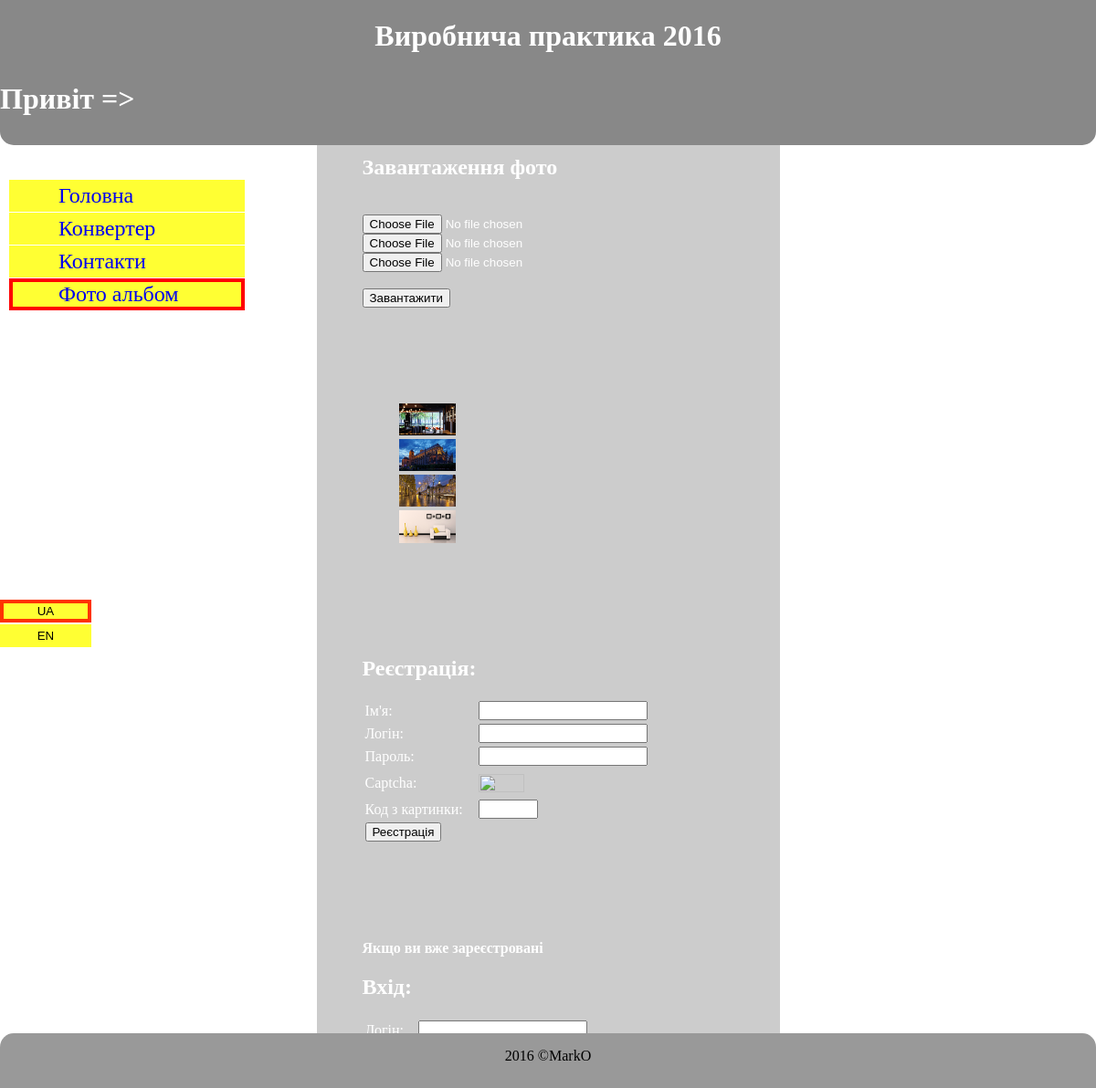
/pract/index.php?page=photo_album, run on the app's committed database.
### tables this page shows
CREATE TABLE IF NOT EXISTS `photo` (
  `id` int(10) unsigned NOT NULL AUTO_INCREMENT,
  `name` varchar(255) NOT NULL,
  `tmp` varchar(255) NOT NULL,
  PRIMARY KEY (`id`)
);

CREATE TABLE IF NOT EXISTS `pages` (
  `id` int(10) unsigned NOT NULL AUTO_INCREMENT,
  `title` varchar(155) NOT NULL,
  `title_url` varchar(155) NOT NULL,
  `description` varchar(255) NOT NULL,
  `keywords` text NOT NULL,
  `lang` varchar(2) NOT NULL DEFAULT 'ua',
  PRIMARY KEY (`id`)
);

### pract/index.php (called while the page is built, shortened)
<?php
    include 'function/db_func.php';
    if (empty($_GET['page'])) {
        $page = 'index';
    } else {
        $page = $_GET['page'];
    }
    if (!isset($_SESSION['lang'])) {
        $lang = 'ua';
    } else {
        $lang = $_SESSION['lang'];
    }
    $page_data = page_data($page, $lang);
    switch ($page) {
        case "photo_album":
            $image = get_photo();
        break;
    }
    include($_SERVER['DOCUMENT_ROOT'].'/pract/layouts/site.php');
?>

### pract/function/db_func.php (called while the page is built, shortened)
<?php
    function db_connect() {
        include 'function/config.php';
        $connection = new mysqli($host, $user, $password, $database);
        $connection->query(" SET NAMES 'utf8' ");
        return $connection;
    }
    function db_result_to_array($result) {
        $res_array = array();
        $count = 0;
        while($row = mysqli_fetch_array($result)) {
            $res_array[$count] = $row;
            $count++;
        }
        return $res_array;
    }
    function get_photo() {
        $connection = db_connect();
        $query = " SELECT * FROM photo ORDER BY id DESC ";
        $result = mysqli_query($connection, $query);
        $result = db_result_to_array($result);
        return $result;
    }
    function page_data($title, $lang) {
        $connection = db_connect();
        $query = sprintf(" SELECT * FROM pages WHERE pages.title_url = '%s' AND  pages.lang = '%s' ",
                        mysqli_real_escape_string($connection, $title),
                        mysqli_real_escape_string($connection, $lang));
        $result = mysqli_query($connection, $query);
        $row = mysqli_fetch_array($result);
        return $row;
    }
    function get_menu($lang) {
        $connection = db_connect();
        $query = sprintf(" SELECT * FROM pages WHERE pages.lang = '%s' ",
                        mysqli_real_escape_string($connection, $lang));
        $result = mysqli_query($connection, $query);
        $result = db_result_to_array($result);
        return $result;
    }
    function captcha() {
        $captcha = rand(10000, 99999);
        return $captcha;
    }
?>

### pract/layouts/photo_album.php (the view, shortened to what this page needs)
<div class="album">
    <h2>Завантаження фото</h2>
    <form action="" method="post" enctype="multipart/form-data">
        <br />
        <input type="file" name="image[]" />
        <br />
        <input type="file" name="image[]" />
        <br />
        <input type="file" name="image[]" />
        <br />
        <br />
        <input type="submit" name="add_image" value="Завантажити" />
    </form>
</div>
<div class="album">
    <ul>
        <?php
            foreach($image as $item):
        ?>
            <li>
                <img src="data/<?=$item['name'];?>" alt="" />
            </li>
        <?php
            endforeach;
        ?>
    </ul>
</div>
<div class="album">
    <form action="" method="post">
        <h2>Реєстрація:</h2>
        <table>
            <tr>
                <td width="120px">
                    Ім'я:
                </td>
                <td>
                    <input type="text" name="name" />
                </td>
            </tr>
            <tr>
                <td>
                    Логін:
                </td>
                <td>
                    <input type="text" name="login" />
                </td>
            </tr>
            <tr>
                <td>
                    Пароль:
                </td>
                <td>
                    <input type="password" name="password" />
                </td>
            </tr>
            <tr>
                <td>
                    Captcha:
                </td>
                <td>
                    <input type="image" readonly="readonly" name="captcha" value="<?=captcha();?>" size="4" class="captcha" />
                </td>
            </tr>
            <tr>
                <td>
                    Код з картинки:
                </td>
                <td>
                    <input type="text" name="captcha2" size="5" maxlength="5" /><br />
                </td>
            </tr>
            <tr>
                <td colspan="2">
                    <input type="submit" name="add_user" value="Реєстрація" />
                </td>
            </tr>
        </table>
    </form>
</div>
<div class="album">
    <p><b>Якщо ви вже зареєстрованi </b></p>
    <form action="" method="post">
        <h2>Вхід:</h2>
        <table>
            <tr>
                <td>
                    Логін:
                </td>
                <td>
                    <input type="text" name="login" />
                </td>
            </tr>
            <tr>
                <td>
                </td>
                <td>
                </td>
            </tr>
            <tr>
                <td colspan="2">
                </td>
            </tr>
        </table>
    </form>
</div>

### pract/layouts/menu.php
<ul>
    <?php
        $menu = get_menu($lang);
        foreach($menu as $item):
    ?>
        <li>
            <a href="index.php?page=<?=$item['title_url'];?>" <?php if($page == $item['title_url']) echo "class='menu-active'";?> >
                <?=$item['title'];?>
            </a>
        </li>
    <?php
        endforeach;
    ?>
</ul>

### pract/styles/style.css (style rules this page uses)
html { height: 100%; }
body { height: 100%; margin: 0; padding: 0; }
.captcha { border:0; color: #f39; height:20px; margin-top: 5px; text-align: center; width:50px; }

### pract/styles/menu.css (style rules this page uses)
#menu ul li { list-style: none; }
#menu a { background-color: #ff3; border: 4px solid #ff3; display: inline-block; font-size: 150%; padding: 0 50px; margin-top: 1px; text-decoration: none; width: 150px; }
#menu .menu-active { border: 4px solid #f00; }

### pract/styles/album.css (style rules this page uses)
.album { margin: 120px 0 -15px 50px; }
.album img { max-width: 25%; }
.album ul li { display: inline-block; float: left; list-style: none; width: 250px; }

### data on the page
photo: name (picture)
photo: name (picture)
photo: name (picture)
photo: name (picture)
pages: title "Головна"
pages: title "Конвертер"
pages: title "Контакти"
pages: title "Фото альбом"

### other printed values
lang('hello') "Привіт"
